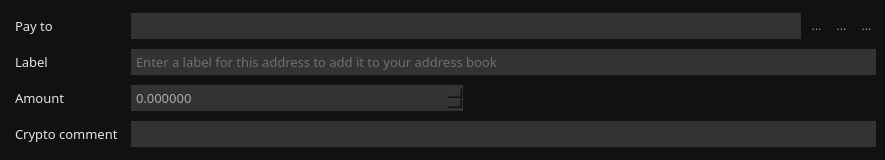
<?xml version="1.0" encoding="UTF-8"?>
<ui version="4.0">
 <class>TransferFrame</class>
 <widget class="QFrame" name="TransferFrame">
  <property name="geometry">
   <rect>
    <x>0</x>
    <y>0</y>
    <width>885</width>
    <height>160</height>
   </rect>
  </property>
  <property name="windowTitle">
   <string>Frame</string>
  </property>
  <property name="styleSheet">
   <string notr="true">background-color: #111; color: #aaa; border: 0px;
</string>
  </property>
  <property name="frameShape">
   <enum>QFrame::Box</enum>
  </property>
  <property name="frameShadow">
   <enum>QFrame::Sunken</enum>
  </property>
  <layout class="QGridLayout" name="gridLayout" columnstretch="0,1,1,1,1,1">
   <property name="leftMargin">
    <number>9</number>
   </property>
   <property name="topMargin">
    <number>9</number>
   </property>
   <property name="rightMargin">
    <number>9</number>
   </property>
   <property name="bottomMargin">
    <number>9</number>
   </property>
   <item row="2" column="0">
    <widget class="QLabel" name="label_3">
     <property name="font">
      <font>
       <family>Poppins</family>
       <pointsize>10</pointsize>
      </font>
     </property>
     <property name="styleSheet">
      <string notr="true">padding: 3px; border: 0px; color: #e5e5e5;</string>
     </property>
     <property name="text">
      <string>Amount</string>
     </property>
    </widget>
   </item>
   <item row="1" column="1" colspan="5">
    <widget class="QLineEdit" name="m_labelEdit">
     <property name="font">
      <font>
       <family>Poppins</family>
       <pointsize>10</pointsize>
      </font>
     </property>
     <property name="styleSheet">
      <string notr="true">padding: 3px; border: 0px; background-color: #333; color: #aaa;</string>
     </property>
     <property name="placeholderText">
      <string>Enter a label for this address to add it to your address book</string>
     </property>
    </widget>
   </item>
   <item row="0" column="4">
    <widget class="QToolButton" name="m_pasteButton">
     <property name="text">
      <string>...</string>
     </property>
     <property name="icon">
      <iconset resource="../../resources.qrc">
       <normaloff>:/icons/paste</normaloff>:/icons/paste</iconset>
     </property>
    </widget>
   </item>
   <item row="0" column="5">
    <widget class="QToolButton" name="m_removeButton">
     <property name="text">
      <string>...</string>
     </property>
     <property name="icon">
      <iconset resource="../../resources.qrc">
       <normaloff>:/icons/remove</normaloff>:/icons/remove</iconset>
     </property>
    </widget>
   </item>
   <item row="1" column="0">
    <widget class="QLabel" name="label_2">
     <property name="font">
      <font>
       <family>Poppins</family>
       <pointsize>10</pointsize>
      </font>
     </property>
     <property name="styleSheet">
      <string notr="true">padding: 3px; border: 0px; color: #e5e5e5;</string>
     </property>
     <property name="text">
      <string>Label</string>
     </property>
    </widget>
   </item>
   <item row="2" column="1">
    <widget class="QDoubleSpinBox" name="m_amountSpin">
     <property name="font">
      <font>
       <family>Poppins</family>
       <pointsize>10</pointsize>
      </font>
     </property>
     <property name="layoutDirection">
      <enum>Qt::LeftToRight</enum>
     </property>
     <property name="styleSheet">
      <string notr="true">padding: 3px; border: 0px; background-color: #333; color: #aaa;</string>
     </property>
     <property name="suffix">
      <string notr="true"/>
     </property>
     <property name="decimals">
      <number>6</number>
     </property>
     <property name="maximum">
      <double>199999999.999998986721039</double>
     </property>
    </widget>
   </item>
   <item row="2" column="2" colspan="4">
    <spacer name="horizontalSpacer">
     <property name="orientation">
      <enum>Qt::Horizontal</enum>
     </property>
     <property name="sizeHint" stdset="0">
      <size>
       <width>558</width>
       <height>17</height>
      </size>
     </property>
    </spacer>
   </item>
   <item row="0" column="1" colspan="2">
    <widget class="QLineEdit" name="m_addressEdit">
     <property name="font">
      <font>
       <family>Poppins</family>
       <pointsize>10</pointsize>
      </font>
     </property>
     <property name="styleSheet">
      <string notr="true">padding: 3px; border: 0px; background-color: #333; color: #aaa;</string>
     </property>
    </widget>
   </item>
   <item row="0" column="3">
    <widget class="QToolButton" name="m_addressBookButton">
     <property name="text">
      <string>...</string>
     </property>
     <property name="icon">
      <iconset resource="../../resources.qrc">
       <normaloff>:/icons/address-book</normaloff>:/icons/address-book</iconset>
     </property>
    </widget>
   </item>
   <item row="0" column="0">
    <widget class="QLabel" name="label">
     <property name="font">
      <font>
       <family>Poppins</family>
       <pointsize>10</pointsize>
      </font>
     </property>
     <property name="styleSheet">
      <string notr="true">padding: 3px; border: 0px; color: #e5e5e5;</string>
     </property>
     <property name="text">
      <string>Pay to</string>
     </property>
    </widget>
   </item>
   <item row="3" column="0">
    <widget class="QLabel" name="label_4">
     <property name="font">
      <font>
       <family>Poppins</family>
       <pointsize>10</pointsize>
      </font>
     </property>
     <property name="styleSheet">
      <string notr="true">padding: 3px; border: 0px; color: #e5e5e5;</string>
     </property>
     <property name="text">
      <string>Crypto comment</string>
     </property>
    </widget>
   </item>
   <item row="3" column="1" colspan="5">
    <widget class="QLineEdit" name="m_transactionCommentEdit">
     <property name="font">
      <font>
       <family>Poppins</family>
       <pointsize>10</pointsize>
      </font>
     </property>
     <property name="styleSheet">
      <string notr="true">padding: 3px; border: 0px; background-color: #333; color: #aaa;</string>
     </property>
    </widget>
   </item>
  </layout>
 </widget>
 <tabstops>
  <tabstop>m_addressEdit</tabstop>
  <tabstop>m_labelEdit</tabstop>
  <tabstop>m_amountSpin</tabstop>
  <tabstop>m_addressBookButton</tabstop>
  <tabstop>m_pasteButton</tabstop>
  <tabstop>m_removeButton</tabstop>
 </tabstops>
 <resources>
  <include location="../../resources.qrc"/>
 </resources>
 <connections>
  <connection>
   <sender>m_removeButton</sender>
   <signal>clicked()</signal>
   <receiver>TransferFrame</receiver>
   <slot>close()</slot>
   <hints>
    <hint type="sourcelabel">
     <x>862</x>
     <y>21</y>
    </hint>
    <hint type="destinationlabel">
     <x>442</x>
     <y>60</y>
    </hint>
   </hints>
  </connection>
  <connection>
   <sender>m_addressBookButton</sender>
   <signal>clicked()</signal>
   <receiver>TransferFrame</receiver>
   <slot>addressBookClicked()</slot>
   <hints>
    <hint type="sourcelabel">
     <x>786</x>
     <y>21</y>
    </hint>
    <hint type="destinationlabel">
     <x>442</x>
     <y>60</y>
    </hint>
   </hints>
  </connection>
  <connection>
   <sender>m_pasteButton</sender>
   <signal>clicked()</signal>
   <receiver>TransferFrame</receiver>
   <slot>pasteClicked()</slot>
   <hints>
    <hint type="sourcelabel">
     <x>824</x>
     <y>21</y>
    </hint>
    <hint type="destinationlabel">
     <x>442</x>
     <y>60</y>
    </hint>
   </hints>
  </connection>
  <connection>
   <sender>m_addressEdit</sender>
   <signal>textEdited(QString)</signal>
   <receiver>TransferFrame</receiver>
   <slot>addressEdited(QString)</slot>
   <hints>
    <hint type="sourcelabel">
     <x>460</x>
     <y>18</y>
    </hint>
    <hint type="destinationlabel">
     <x>442</x>
     <y>66</y>
    </hint>
   </hints>
  </connection>
  <connection>
   <sender>m_transactionCommentEdit</sender>
   <signal>textChanged(QString)</signal>
   <receiver>TransferFrame</receiver>
   <slot>commentEdited(QString)</slot>
   <hints>
    <hint type="sourcelabel">
     <x>499</x>
     <y>118</y>
    </hint>
    <hint type="destinationlabel">
     <x>442</x>
     <y>67</y>
    </hint>
   </hints>
  </connection>
 </connections>
 <slots>
  <slot>addressBookClicked()</slot>
  <slot>pasteClicked()</slot>
  <slot>addressEdited(QString)</slot>
  <slot>commentEdited(QString)</slot>
 </slots>
</ui>
